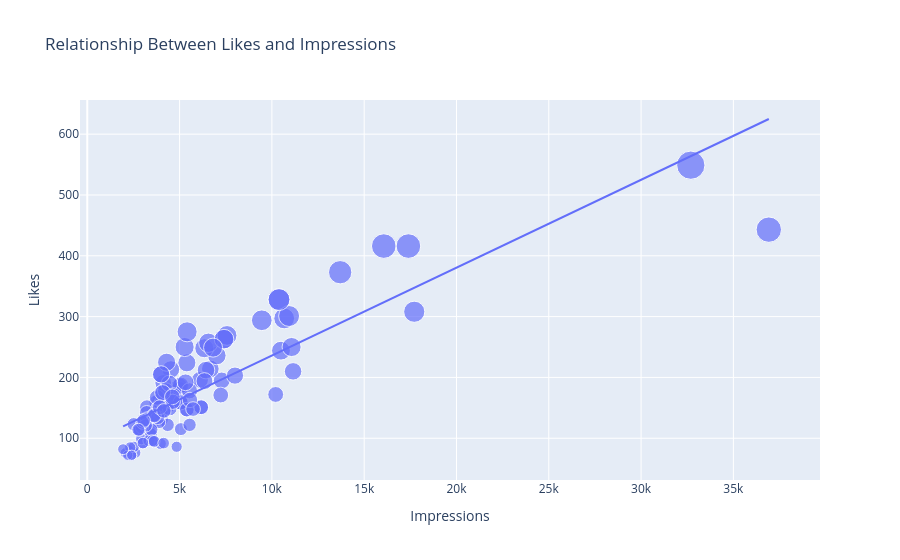

The notebook cell this image was saved under:
### Markdown cell above
# Relationship Between Likes and Impressions

### Code cell
figure = px.scatter(data_frame = df, x ='Impressions', y = 'Likes', size = 'Likes', trendline = 'ols',
                    title = "Relationship Between Likes and Impressions")

figure.show()
